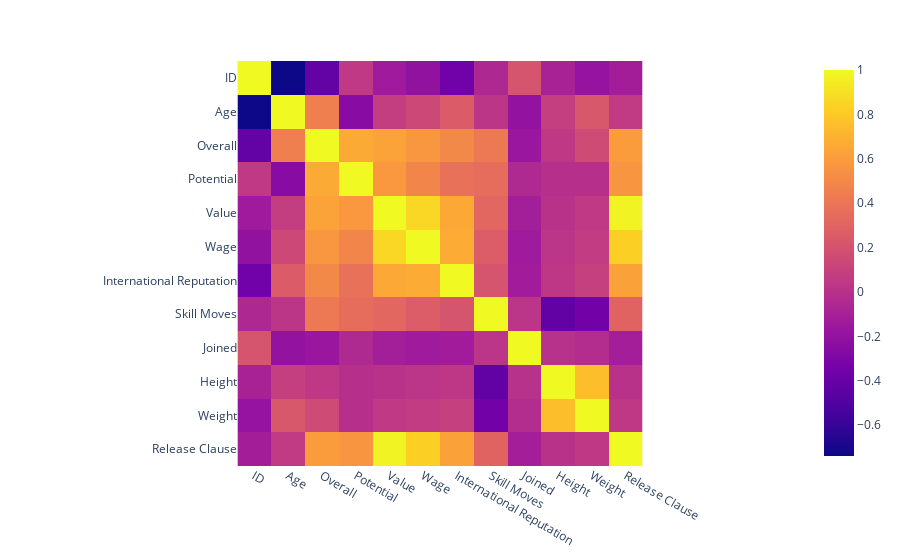

Notebook code cell kept with this figure:
### Code cell
# 1 Matriz de correlación como heatmap
fig = px.imshow(df.corr(numeric_only=True))
fig.show()

### Figure 1 — Plotly figure (JSON) as saved in the notebook; plotly's stock layout.template omitted (floating-point values rounded to 4 significant figures; data arrays with more than 128 entries replaced by an {"elided": "..."} marker saying what was removed)
{"data": [{"coloraxis": "coloraxis", "hovertemplate": "x: %{x}<br>y: %{y}<br>color: %{z}<extra></extra>", "name": "0", "type": "heatmap", "x": ["ID", "Age", "Overall", "Potential", "Value", "Wage", "International Reputation", "Skill Moves", "Joined", "Height", "Weight", "Release Clause"], "xaxis": "x", "y": ["ID", "Age", "Overall", "Potential", "Value", "Wage", "International Reputation", "Skill Moves", "Joined", "Height", "Weight", "Release Clause"], "yaxis": "y", "z": {"elided": "12x12 float values"}}], "layout": {"coloraxis": {"colorscale": [[0, "#0d0887"], [0.1111, "#46039f"], [0.2222, "#7201a8"], [0.3333, "#9c179e"], [0.4444, "#bd3786"], [0.5556, "#d8576b"], [0.6667, "#ed7953"], [0.7778, "#fb9f3a"], [0.8889, "#fdca26"], [1, "#f0f921"]]}, "margin": {"t": 60}, "xaxis": {"anchor": "y", "constrain": "domain", "domain": [0, 1], "scaleanchor": "y"}, "yaxis": {"anchor": "x", "autorange": "reversed", "constrain": "domain", "domain": [0, 1]}}}
